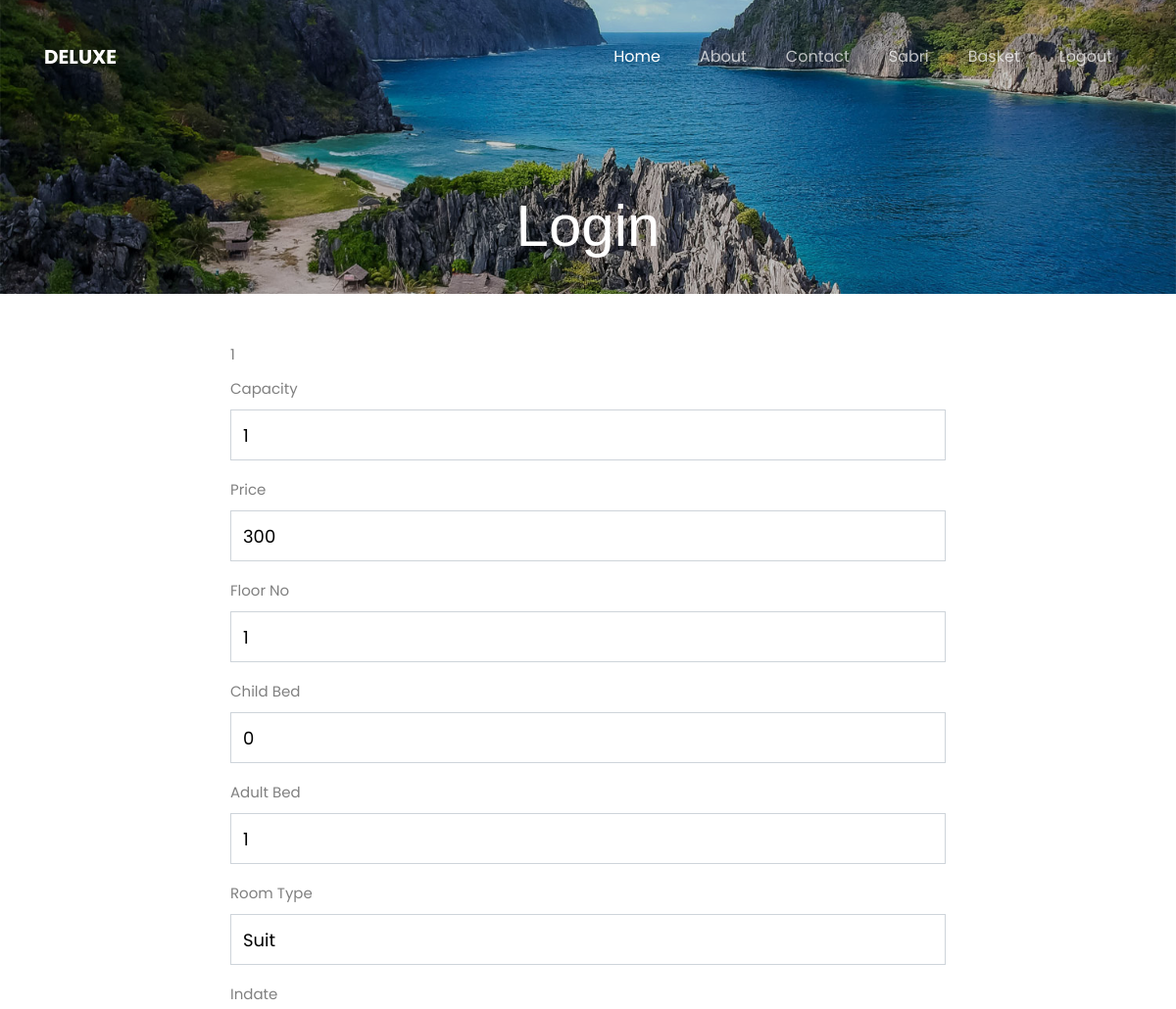
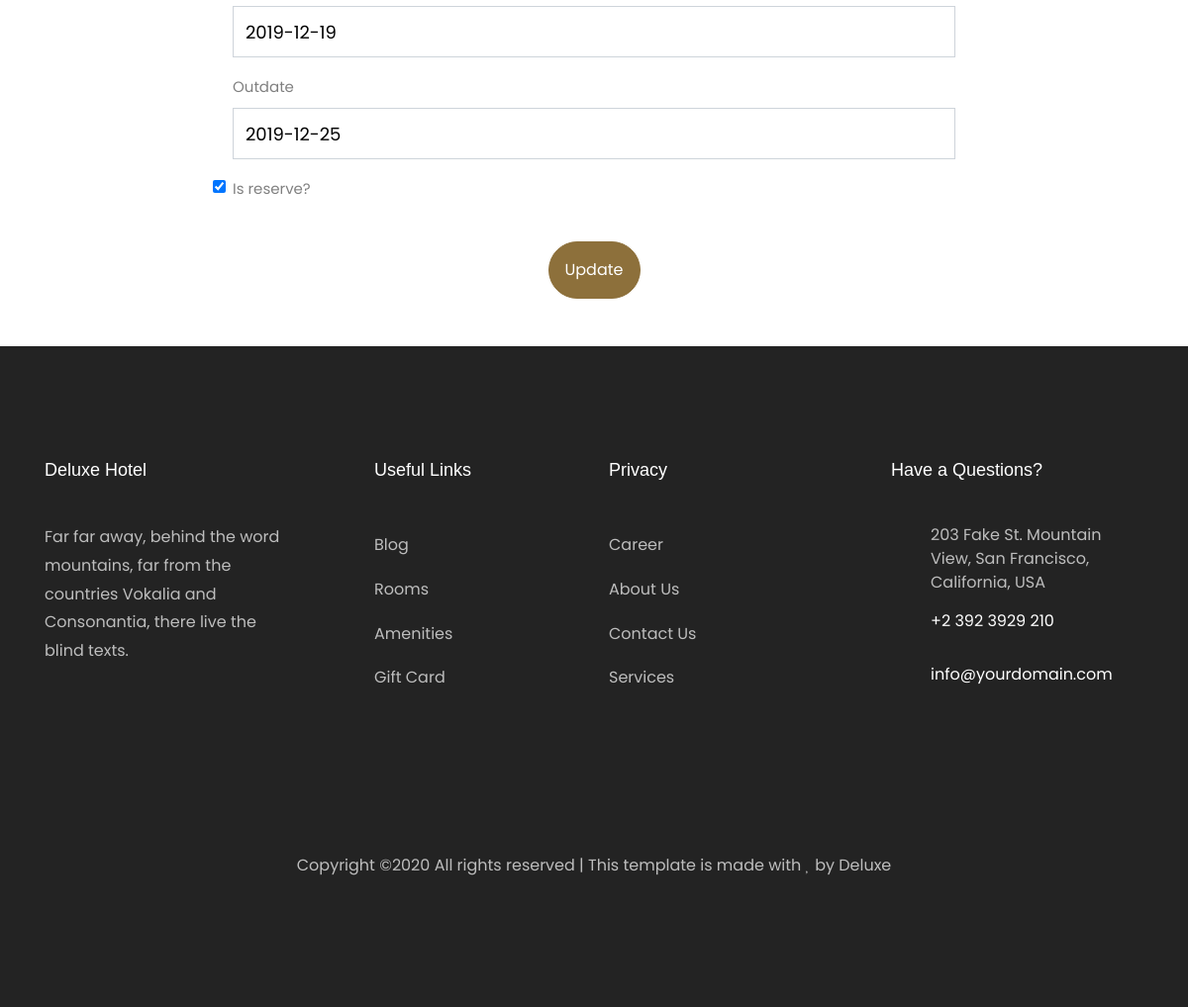
Page /getupdateroom/1 (signed in) on the committed database (2 pictures, top to bottom).
### app.py (models this page shows)
class User(UserMixin,db.Model):
    id = db.Column(db.Integer,primary_key=True)
    username = db.Column(db.String(),unique=True)
    email = db.Column(db.String())
    password = db.Column(db.String())
    reservations= db.relationship('Reservation',backref='user')
    '''
class Role(db.Model):
        __tablename__ = 'roles'
        id = db.Column(db.Integer(), primary_key=True)
        name = db.Column(db.String(50))
class UserRoles(db.Model):
        __tablename__ = 'user_roles'
        id = db.Column(db.Integer(), primary_key=True)
        user_id = db.Column(db.Integer(), db.ForeignKey('user.id', ondelete='CASCADE'))
        role_id = db.Column(db.Integer(), db.ForeignKey('roles.id', ondelete='CASCADE'))
'''

class Room(db.Model):
    roomno = db.Column(db.Integer, primary_key=True)
    price = db.Column(db.Integer)
    capacity = db.Column(db.Integer)
    floorno = db.Column(db.Integer)
    childbed = db.Column(db.Integer)
    adultbed = db.Column(db.Integer)
    roomtype = db.Column(db.String(255))
    inDate = db.Column(db.Date)
    outDate=db.Column(db.Date)
    isreserve = db.Column('is_reserve',db.Boolean)
    reservations = db.relationship('Reservation',backref='room')

### app.py (the view)
@app.route('/getupdateroom/<roomno>',methods=['GET','POST'])
def getupdateroom(roomno):
    if request.method=='GET':
        room = Room.query.filter_by(roomno=roomno).first()
        return render_template('updateroom.html',room=room)

### app.py (called while the page is built)
@login_manager.user_loader
def load_user(user_id):
    return User.query.get(int(user_id))

### templates/updateroom.html
{% extends "layout.html" %}
{% block content %}
<div class="hero-wrap" style="background-image: url({{url_for('static',filename='images/bg_1.jpg')}});">
    <div class="overlay"></div>
      <div class="container">
        <div class="row no-gutters slider-text d-flex align-itemd-end justify-content-center">
          <div class="col-md-9 ftco-animate text-center d-flex align-items-end justify-content-center">
          	<div class="text">
	            <h1 class="mb-4 bread">Login</h1>
            </div>
          </div>
        </div>
    </div>
</div>
<div class="container">
    <div class="row justify-content-center">
        <div class="col-8 justify-content-center pt-5 pb-5">
            <form action="/updateroom/{{room.roomno}}" method="POST">
                <div class="form-group">
                    <label for="roomno">{{room.roomno}}</label><br>
                    <label>Capacity</label>
                    <input type="text" class="form-control" name="capacity" id="capacity" value="{{room.capacity}}">
                </div>
                <div class="form-group">
                    <label for="price">Price</label>
                    <input type="text" class="form-control" id="price" name="price" value="{{room.price}}">
                </div>
                <div class="form-group">
                    <label for="price">Floor No</label>
                    <input type="text" class="form-control" id="floorno" name="floorno" value="{{room.floorno}}">
                </div>
                <div class="form-group">
                    <label for="price">Child Bed</label>
                    <input type="text" class="form-control" id="childbed" name="childbed" value="{{room.childbed}}">
                </div>
                <div class="form-group">
                    <label for="price">Adult Bed</label>
                    <input type="text" class="form-control" id="adultbed" name="adultbed" value="{{room.adultbed}}">
                </div>
                <div class="form-group">
                    <label for="price">Room Type</label>
                    <input type="text" class="form-control" id="roomtype" name="roomtype" value="{{room.roomtype}}">
                </div>
                <div class="form-group">
                    <label for="price">Indate</label>
                    <input type="text" class="form-control" id="inDate" name="inDate" value="{{room.inDate}}">
                </div>
                <div class="form-group">
                    <label for="price">Outdate</label>
                    <input type="text" class="form-control" id="outDate" name="outDate" value="{{room.outDate}}">
                </div>
                <div class="form-group">
                {% if room.isreserve == True %}
                    <input type="checkbox" class="form-check-input" id="isreserve" name="isreserve" checked>
                {% else %}
                    <input type="checkbox" class="form-check-input" id="isreserve" name="isreserve">
                {% endif %}
                    <label for="price">Is reserve?</label>
                </div>
                <div class="text-center pt-3">
                    <button type="submit" class="btn btn-primary p-3">Update</button>
                </div>
            </form>
        </div>
    </div>
</div>
{% endblock content %}

### templates/layout.html (shortened to what this page needs)
<!DOCTYPE html>
<html lang="en">
  <head>
    <link rel="stylesheet" href="https://cdnjs.cloudflare.com/ajax/libs/font-awesome/5.11.2/css/all.css">
    <link rel="stylesheet" href="{{url_for('static', filename='css/open-iconic-bootstrap.min.css')}}">
    <link rel="stylesheet" href="{{url_for('static', filename='css/animate.css')}}">
    <link rel="stylesheet" href="{{url_for('static', filename='css/owl.carousel.min.css')}}">
    <link rel="stylesheet" href="{{url_for('static', filename='css/owl.theme.default.min.css')}}">
    <link rel="stylesheet" href="{{url_for('static', filename='css/magnific-popup.css')}}" >
    <link rel="stylesheet" href="{{url_for('static', filename='css/aos.css')}}">
    <link rel="stylesheet" href="{{url_for('static', filename='css/ionicons.min.css')}}">
    <link rel="stylesheet" href="{{url_for('static', filename='css/bootstrap-datepicker.css')}}">
    <link rel="stylesheet" href="{{url_for('static', filename='css/jquery.timepicker.css')}}">
    <link rel="stylesheet" href="{{url_for('static', filename='css/flaticon.css')}}">
    <link rel="stylesheet" href="{{url_for('static', filename='css/icomoon.css')}}">
    <link rel="stylesheet" href="{{url_for('static', filename='css/style.css')}}">
  </head>
  <body>
    <nav class="navbar navbar-expand-lg navbar-dark ftco_navbar bg-dark ftco-navbar-light" id="ftco-navbar">
	    <div class="container">
	      <a class="navbar-brand" href="/">Deluxe</a>
	      <div class="collapse navbar-collapse" id="ftco-nav">
	        <ul class="navbar-nav ml-auto">
	          <li class="nav-item active"><a href="/" class="nav-link">Home</a></li>
	          <li class="nav-item"><a href="about" class="nav-link">About</a></li>
	          <li class="nav-item"><a href="contact" class="nav-link">Contact</a></li>
            {% if current_user.is_authenticated %}
              <li class="nav-item">
                <a class="nav-link" href="/reservations">{{current_user.username}}</a>
              </li>
              <li class="nav-item">
                <a class="nav-link" href="/listbasket">Basket</a>
              </li>
              <li class="nav-item">
                <a class="nav-link" href="/logout">Logout</a>
              </li>
              {% else %}
              <li class="nav-item"><a class="nav-link" href="/login">Login</a></li>
              <li class="nav-item"><a class="nav-link" href="/register">Register</a></li>
            {% endif %}
	        </ul>
	      </div>
	    </div>
	  </nav>
{% block content %}
{% endblock %}
    <footer class="ftco-footer ftco-bg-dark ftco-section">
      <div class="container">
        <div class="row mb-5">
          <div class="col-md">
            <div class="ftco-footer-widget mb-4">
              <h2 class="ftco-heading-2">Deluxe Hotel</h2>
              <p>Far far away, behind the word mountains, far from the countries Vokalia and Consonantia, there live the blind texts.</p>
              <ul class="ftco-footer-social list-unstyled float-md-left float-lft mt-5">
              </ul>
            </div>
          </div>
          <div class="col-md">
            <div class="ftco-footer-widget mb-4 ml-md-5">
              <h2 class="ftco-heading-2">Useful Links</h2>
              <ul class="list-unstyled">
                <li><a href="#" class="py-2 d-block">Blog</a></li>
                <li><a href="#" class="py-2 d-block">Rooms</a></li>
                <li><a href="#" class="py-2 d-block">Amenities</a></li>
                <li><a href="#" class="py-2 d-block">Gift Card</a></li>
              </ul>
            </div>
          </div>
          <div class="col-md">
             <div class="ftco-footer-widget mb-4">
              <h2 class="ftco-heading-2">Privacy</h2>
              <ul class="list-unstyled">
                <li><a href="#" class="py-2 d-block">Career</a></li>
                <li><a href="#" class="py-2 d-block">About Us</a></li>
                <li><a href="#" class="py-2 d-block">Contact Us</a></li>
                <li><a href="#" class="py-2 d-block">Services</a></li>
              </ul>
            </div>
          </div>
          <div class="col-md">
            <div class="ftco-footer-widget mb-4">
            	<h2 class="ftco-heading-2">Have a Questions?</h2>
            	<div class="block-23 mb-3">
	              <ul>
	                <li><span class="icon icon-map-marker"></span><span class="text">203 Fake St. Mountain View, San Francisco, California, USA</span></li>
	                <li><a href="#"><span class="icon icon-phone"></span><span class="text">+2 392 3929 210</span></a></li>
	                <li><a href="#"><span class="icon icon-envelope"></span><span class="text">info@yourdomain.com</span></a></li>
	              </ul>
	            </div>
            </div>
          </div>
        </div>
        <div class="row">
          <div class="col-md-12 text-center">
            <p>
  Copyright &copy;<script>document.write(new Date().getFullYear());</script> All rights reserved | This template is made with <i class="icon-heart color-danger" aria-hidden="true"></i> by Deluxe
  </p>
          </div>
        </div>
      </div>
    </footer>
  </body>
</html>

### static/css/icomoon.css (style rules this page uses)
[class^="icon-"], [class*=" icon-"] { font-family: 'icomoon' !important; speak: none; font-style: normal; font-weight: normal; font-variant: normal; text-transform: none; line-height: 1; -webkit-font-smoothing: antialiased; -moz-osx-font-smoothing: grayscale; }
.icon-heart:before { content: "\f004"; }
.icon-map-marker:before { content: "\f041"; }
.icon-phone:before { content: "\f095"; }
.icon-envelope:before { content: "\f0e0"; }

### rows in the picture
User: username "Sabri"
Room: roomno "1", capacity "1", price "300", floorno "1", childbed "0", adultbed "1", roomtype "Suit", inDate "2019-12-19", outDate "2019-12-25"
